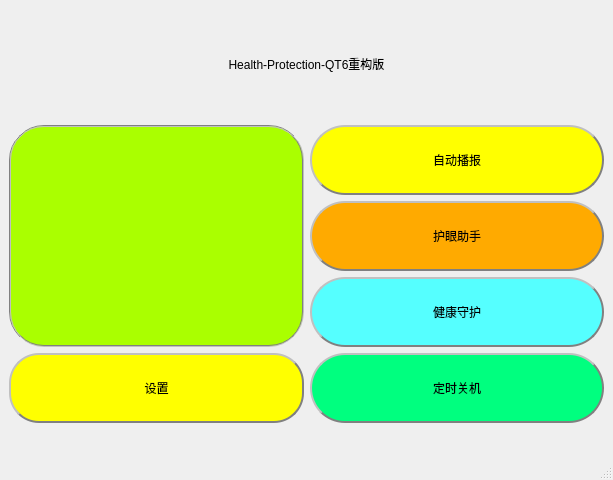
<?xml version="1.0" encoding="UTF-8"?>
<ui version="4.0">
 <class>MainWindow</class>
 <widget class="QMainWindow" name="MainWindow">
  <property name="geometry">
   <rect>
    <x>0</x>
    <y>0</y>
    <width>613</width>
    <height>480</height>
   </rect>
  </property>
  <property name="windowTitle">
   <string>YANG Health-Peotection</string>
  </property>
  <widget class="QWidget" name="centralwidget">
   <layout class="QVBoxLayout" name="verticalLayout_4">
    <item>
     <widget class="QLabel" name="label">
      <property name="maximumSize">
       <size>
        <width>16777215</width>
        <height>60</height>
       </size>
      </property>
      <property name="styleSheet">
       <string notr="true">font: 30pt &quot;华文琥珀&quot;;</string>
      </property>
      <property name="text">
       <string>&lt;html&gt;&lt;head/&gt;&lt;body&gt;&lt;p align=&quot;center&quot;&gt;Health-Protection-QT6重构版&lt;/p&gt;&lt;/body&gt;&lt;/html&gt;</string>
      </property>
     </widget>
    </item>
    <item>
     <layout class="QHBoxLayout" name="horizontalLayout">
      <item>
       <layout class="QVBoxLayout" name="verticalLayout_2">
        <item>
         <widget class="QLabel" name="label_2">
          <property name="styleSheet">
           <string notr="true">border-image: url(:/Desktop/8eea737026dbeeae250de40cffd742b9.png);
border:2px groove gray;
border-radius:35px;
background-color: rgb(170, 255, 0);</string>
          </property>
          <property name="text">
           <string/>
          </property>
         </widget>
        </item>
        <item>
         <widget class="QPushButton" name="pushButton_2">
          <property name="maximumSize">
           <size>
            <width>16777215</width>
            <height>70</height>
           </size>
          </property>
          <property name="styleSheet">
           <string notr="true">QPushButton{background-color: rgb(255, 255, 0);border:2px groove gray;border-radius:30px;padding:2px 4px;border-style: outset;font: 16pt &quot;华文琥珀&quot;;}
QPushButton:hover{background-color:rgb(229, 241, 251); color: black;}
QPushButton:pressed{background-color:rgb(204, 228, 247);border-style: inset;}
</string>
          </property>
          <property name="text">
           <string>设置</string>
          </property>
         </widget>
        </item>
       </layout>
      </item>
      <item>
       <layout class="QVBoxLayout" name="verticalLayout">
        <item>
         <widget class="QPushButton" name="pushButton">
          <property name="maximumSize">
           <size>
            <width>16777215</width>
            <height>70</height>
           </size>
          </property>
          <property name="styleSheet">
           <string notr="true">QPushButton{background-color: rgb(255, 255, 0);;border:2px groove gray;border-radius:35px;padding:2px 4px;border-style: outset;font: 16pt &quot;华文琥珀&quot;;}




QPushButton:hover{background-color:rgb(229, 241, 251); color: black;}
QPushButton:pressed{background-color:rgb(204, 228, 247);border-style: inset;}</string>
          </property>
          <property name="text">
           <string>自动播报</string>
          </property>
         </widget>
        </item>
        <item>
         <widget class="QPushButton" name="pushButton_3">
          <property name="maximumSize">
           <size>
            <width>16777215</width>
            <height>70</height>
           </size>
          </property>
          <property name="styleSheet">
           <string notr="true">QPushButton{background-color:rgb(255, 170, 0); ;border:2px groove gray;border-radius:35px;padding:2px 4px;border-style: outset;font: 16pt &quot;华文琥珀&quot;;}


QPushButton:hover{background-color:rgb(229, 241, 251); color: black;}
QPushButton:pressed{background-color:rgb(204, 228, 247);border-style: inset;}</string>
          </property>
          <property name="text">
           <string>护眼助手</string>
          </property>
         </widget>
        </item>
        <item>
         <widget class="QPushButton" name="pushButton_4">
          <property name="maximumSize">
           <size>
            <width>16777215</width>
            <height>70</height>
           </size>
          </property>
          <property name="styleSheet">
           <string notr="true">QPushButton{background-color: rgb(85, 255, 255);border:2px groove gray;border-radius:35px;padding:2px 4px;border-style: outset;font: 16pt &quot;华文琥珀&quot;;}
QPushButton:hover{background-color:rgb(229, 241, 251); color: black;}
QPushButton:pressed{background-color:rgb(204, 228, 247);border-style: inset;}</string>
          </property>
          <property name="text">
           <string>健康守护</string>
          </property>
         </widget>
        </item>
        <item>
         <widget class="QPushButton" name="pushButton_5">
          <property name="maximumSize">
           <size>
            <width>16777215</width>
            <height>70</height>
           </size>
          </property>
          <property name="styleSheet">
           <string notr="true">QPushButton{background-color: rgb(0, 255, 127);border:2px groove gray;border-radius:35px;padding:2px 4px;border-style: outset;font: 16pt &quot;华文琥珀&quot;;}

QPushButton:hover{background-color:rgb(229, 241, 251); color: black;}
QPushButton:pressed{background-color:rgb(204, 228, 247);border-style: inset;}</string>
          </property>
          <property name="text">
           <string>定时关机</string>
          </property>
         </widget>
        </item>
       </layout>
      </item>
     </layout>
    </item>
   </layout>
  </widget>
  <widget class="QMenuBar" name="menubar">
   <property name="geometry">
    <rect>
     <x>0</x>
     <y>0</y>
     <width>613</width>
     <height>18</height>
    </rect>
   </property>
  </widget>
  <widget class="QStatusBar" name="statusbar"/>
 </widget>
 <resources/>
 <connections/>
</ui>
